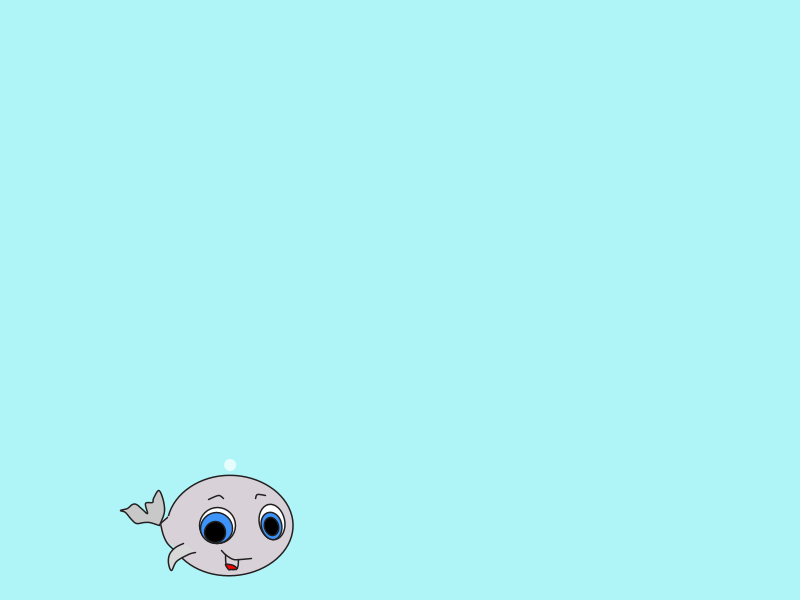
Frame 1 (no input)
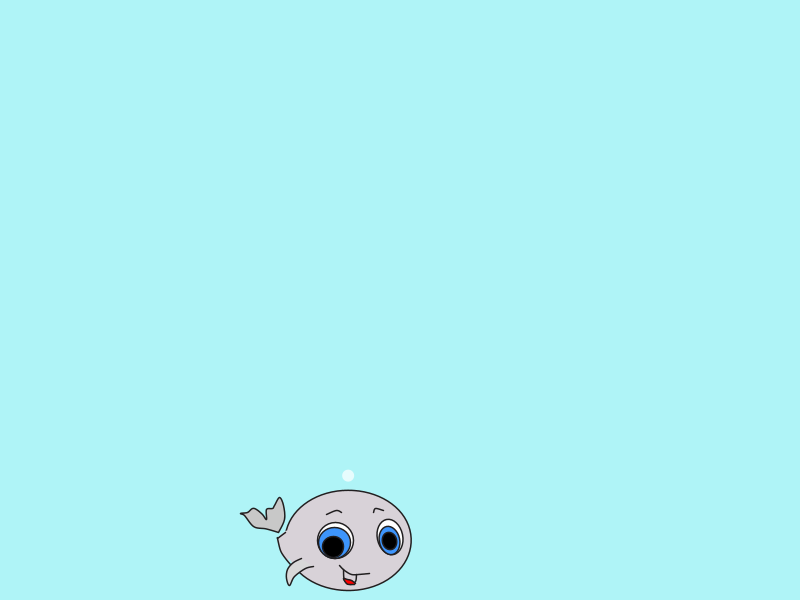
Frame 60 (the mouse pressed at the canvas centre just before this capture)
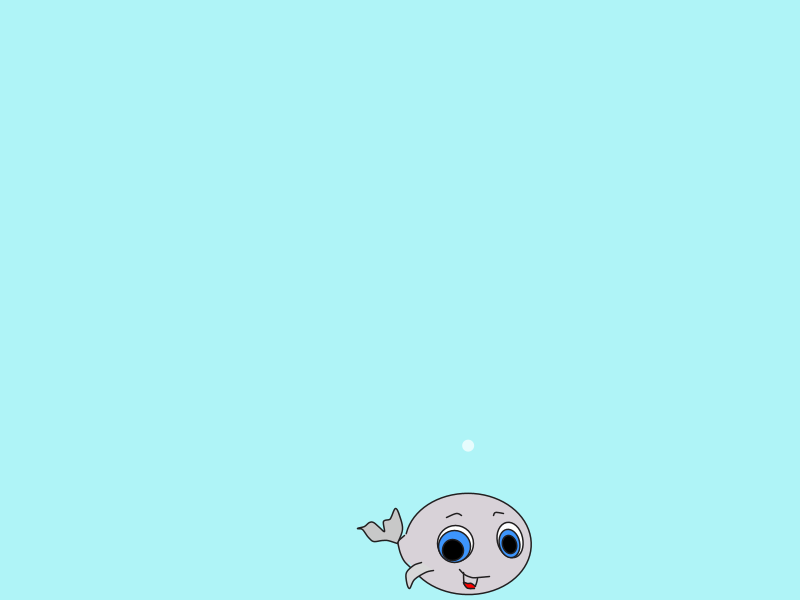
Frame 120 (the mouse held since frame 60 and released just before this capture)

The Processing sketch that drew these frames (run headless with seeded random() and noise(); from frame 60 on, the mouse is pressed at the canvas centre):

// Processing sketch: Xinyue_Assignment_5
// ── Xinyue_Assignment_5.pde
/*******************************************************************
 * Assignment 6
 * Name: Xinyue Zhang
 * E-mail: xzhang@brynmawr.edu
 * Course: CS 110 - Section 01
 * Submitted:  4/6/2015
 * This program makes use of the class XZhangThingy, which defines the
 * movement of the whale and the bubbles. Besides this program makes good
 * use of the PVector class to control the movements. Every time the 
 * program runs, a whale of random size will be displayed at a random 
 * location within the canvas creating bubbles that rise upwards. It will 
 * grow bigger as it moves, its tail will wave back and forth and it will 
 * bounce back when it hits the edges.
 ********************************************************************/
XZhangThingy XZWhale;
float SIZE;
color backgroundColor = color(175, 244, 247);
void setup() {
  size(800, 600);
  background(backgroundColor, 20);
  smooth();
  SIZE = random(80, 150);
  XZWhale = new XZhangThingy(SIZE);
}//end of setup()

void draw() {
  background(backgroundColor, 20);
  //move the whale and bubble
  XZWhale.move();
  //display the whale and bubble
  XZWhale.display();
}//end of draw()

// ── XZhangThingy.pde
/*********************************************************
 * Represents the underwater creature whale and the bubbles it
 * produces, including all the artistic features and locations.
 *
 * @author Xinyue Zhang (xzhang@brynmawr.edu)
 *
 *****************************************************************/
class XZhangThingy {//definition of creature XZhangThingy
  //Fields or Attributes
  //Attributes for the whale
  float cx, cy;
  float vx, vy;
  float w, h;
  PVector location;
  PVector speed;
  float tailRot;
  float tailSpeed = 1;
  color headColor = color(216, 210, 216);
  color tailColor = color(200);
  color finColor = color(216);
  color eyeColor = color(61, 149, 252);
  color strokeColor = color(33, 31, 32);
  float whaleSpeed = 2; //base whale move speed
  float whaleVSpeed = .20; //factor to determine whale vertical speed
  //Attributes for the bubble
  PVector bubbleLocation;
  PVector bubbleSpeed;
  float br;
  color bubbleColor;

  //Constructor
  XZhangThingy(float _size) {
    //for the whale
    w = _size;
    h = 4 * w/5;
    cx = random(0.5 * w, width - 0.8 * w);
    cy = random(h/2, height - h/2);
    location = new PVector(cx, cy);
    vx = whaleSpeed;
    vy = vx * random(0.5 * whaleVSpeed, whaleVSpeed);
    speed = new PVector(vx, vy);
    //for the bubble
    bubbleLocation = new PVector(cx, cy - h/2 - 10);
    br = 6.0;
    bubbleSpeed = new PVector(vx, - 0.5);
    bubbleColor = color(255, 180);
  }

  void display() {
    if (speed.x > 0) {//face to the right
      pushMatrix();
      translate(location.x, location.y);
      w += 0.01;
      h = 4 * w/5;
      scale(-1, 1);
      whale();
      tail();
      popMatrix();
    } else {//face to the left
      w += 0.01;
      h = 4 * w/5;
      pushMatrix();
      translate(location.x, location.y);
      whale();
      tail();
      popMatrix();
    }
    show();
  }//end of display

  //move the whale
  void move() {
    location.add(speed);
    bounce();
    shift();
  }//end of move
  //bounce the whale back from the edges of the canvas
  void bounce() {
    if (location.x < 0.5 * w) {
      location.x = 0.5 * w;
      speed.x = -speed.x;
    }
    if (location.x > width - 0.8 * w) {
      location.x = width - 0.8 * w;
      speed.x = -speed.x;
    }
    if (location.y < 0.5 * h) {
      location.y = 0.5 * h;
      speed.y = -speed.y;
    }
    if (location.y > height - 0.5 * h) {
      location.y = height - 0.5 * h;
      speed.y = -speed.y;
    }
  }//end of bounce

  //draw the bubble
  void show() {
    pushMatrix();
    fill(bubbleColor);
    noStroke();
    translate(bubbleLocation.x, bubbleLocation.y);
    ellipse(0, 0, 2 * br, 2 * br);
    popMatrix();
  }//end of show()

  //Move the bubble together with the whale
  void shift() {
    bubbleLocation.add(bubbleSpeed);
    bubbleBounce();
  }//end of shift()

  //bounce the bubble back from the edges of the canvas
  void bubbleBounce() {
    if (bubbleLocation.x < 0.5 * w) {
      bubbleLocation.x = 0.5 * w;
      bubbleSpeed.x = -bubbleSpeed.x;
    }
    if (bubbleLocation.x > width - 0.8 * w) {
      bubbleLocation.x = width - 0.8 * w;
      bubbleSpeed.x = -bubbleSpeed.x;
    }
    //bounce the bubble continually up and down
    if (bubbleLocation.y < location.y - h/2 - 50) {
      bubbleLocation.y = location.y - h/2 - 10;
    }
  }//end of bubbleBounce()

  /** Draw the Whale
   *
   */
  void whale() {
    strokeWeight(1.5);
    //draw the Whale head
    fill(headColor);
    noStroke();
    ellipse(0, 0, w, h);
    stroke(strokeColor);
    arc(0, 0, w, h, 2 * PI/9, 26.5 * TWO_PI/27);
    //fill the connection part between the head and the tail
    noStroke();
    beginShape();
    curveVertex(70 * w/200, 15 * h/80);
    curveVertex(70 * w/200, 15 * h/80);
    curveVertex(w/2, 7 * h/40);
    curveVertex(107 * w/200, h/10);
    curveVertex(14 * w/25, -3 * h/160);
    curveVertex(49 * w/100, -h/10);
    curveVertex(49 * w/100, -h/10);
    endShape();
    //draw the connection part
    stroke(strokeColor);
    beginShape();
    curveVertex(91 * w/200, 19 * h/80);
    curveVertex(91 * w/200, 19 * h/80);
    curveVertex(w/2, 7 * h/40);
    curveVertex(107 * w/200, h/10);
    curveVertex(14 * w/25, -3 * h/160);
    curveVertex(14 * w/25, -3 * h/160);
    curveVertex(14 * w/25, -3 * h/160);
    endShape();
    line(60 * w/120, -8 * h/96, 14 * w/25, -3 * h/160);

    //right eye
    fill(255);
    ellipse(w/10, 0, 2 * w/7, 2 * w/7);
    fill(eyeColor);
    ellipse(11 * w/100, w/50, w/4, w/4);
    fill(0);
    ellipse(12 * w/100, w/20, w/6, w/6);
    //left eye
    pushMatrix();
    stroke(strokeColor);
    translate(-w/3, -3 * w/100);
    rotate(PI/15);
    fill(255);
    ellipse(0, 0, w/5, 2 * w/7);
    fill(eyeColor);
    ellipse(w/100, w/35, 8 * w/50, 4.5 * w/20);
    fill(0);
    ellipse(w/80, w/30, w/9, w/7);
    popMatrix();

    //smile
    stroke(strokeColor);
    beginShape();
    noFill();
    curveVertex(-17 * w/100, 13 * h/40);
    curveVertex(-17 * w/100, 13 * h/40);
    curveVertex(-2 * w/25, 27 * h/80);
    curveVertex(-3 * w/100, 27 * h/80);
    curveVertex(3 * w/100, 3 * h/10);
    curveVertex(7 * w/100, h/4);
    curveVertex(7 * w/100, h/4);
    endShape();

    //mouse
    stroke(strokeColor);
    noFill();
    beginShape();
    curveVertex(-7 * w/100, 17 * h/50);
    curveVertex(-7 * w/100, 17 * h/50);
    curveVertex(-3 * w/50, 33 * h/80);
    curveVertex(-w/50, 7 * h/16);
    curveVertex(3 * w/100, 2 * h/5);
    curveVertex(2 * w/50, 23 * h/80);
    curveVertex(2 * w/50, 23 * h/80);
    endShape();
    beginShape();
    fill(255, 0, 0);
    curveVertex(-11 * w/200, 17 * h/40);
    curveVertex(-11 * w/200, 17 * h/40);
    curveVertex(-3 * w/100, 63 * h/160);
    curveVertex(w/200, 31 * h/80);
    curveVertex(7 * w/200, 61 * h/160);
    curveVertex(3 * w/200, 69 * h/160);
    curveVertex(-w/100, 7 * h/16);
    curveVertex(-w/20, 7 * h/16);
    curveVertex(-w/20, 7 * h/16);
    endShape();

    //eyebrows
    noFill();
    stroke(strokeColor);
    //left
    beginShape();
    curveVertex(-7 * w/25, -3 * h/10);
    curveVertex(-7 * w/25, -3 * h /10);
    curveVertex(-11 * w/50, -5 * h/16);
    curveVertex(-w/5, -11 * h/40);
    curveVertex(-w/5, -11 * h/40);
    endShape();
    //right
    beginShape();
    curveVertex(w/20, -11 * h/40);
    curveVertex(w/20, 0 -11 * h/40);
    curveVertex(9 * w/100, -3 * h/10);
    curveVertex(17 * w/100, -21 * h/80);
    curveVertex(17 * w/100, -21 * h/80);
    endShape();

    //fin
    stroke(strokeColor);
    fill(finColor);
    beginShape();
    curveVertex(11 * w/40, 21 * h/80);
    curveVertex(11 * w/40, 21 * h/80);
    curveVertex(67 * w/200, 45 * h/160);
    curveVertex(17 * w/40, 57 * h/160);
    curveVertex(93 * w/200, 71 * h/160);
    curveVertex(49 * w/100, 3 * h/8);
    curveVertex(97 * w/200, 23 * h/80);
    curveVertex(87 * w/200, 7 * h/32);
    curveVertex(74 * w/200, 29 * h/160);
    curveVertex(74 * w/200, 29 * h/160);
    endShape();
  }//end of whale()

  /** Draw the Whale's tail
   *
   */
  void tail() {
    //tail rotational movement
    tailRot += tailSpeed;
    if (tailRot > 5) {
      tailRot = 5;
      tailSpeed *= -1;
    }
    if (tailRot < -5) {
      tailRot = -5;
      tailSpeed *= -1;
    }
    pushMatrix();
    rotate(radians(tailRot));
    //tails
    stroke(strokeColor);
    fill(tailColor);
    beginShape();
    curveVertex(14 * w/25, -3 * h/160);
    curveVertex(14 * w/25, -3 * h/160);
    curveVertex(16 * w/25, -7 * h/160);
    curveVertex(17 * w/25, -7 * h/160);
    curveVertex(149 * w/200, -7 * h/160);
    curveVertex(157 * w/200, -13 * h/160);
    curveVertex(167 * w/200, -5 * h/32);
    curveVertex(87 * w/100, -7 * h/40);
    curveVertex(41 * w/50, -31 * h /160);
    curveVertex(39 * w/50, -37 * h/160);
    curveVertex(149 * w/200, -9 * h/40);
    curveVertex(139 * w/200, -29 * h/160);
    curveVertex(33 * w/50, -11 * h/80);
    curveVertex(67 * w/100, -19 * h/80);
    curveVertex(31 * w/50, -h/4);
    curveVertex(121 * w/200, -9 * h/32);
    curveVertex(114 * w/200, -29 * h/80);
    curveVertex(107 * w/200, -47 * h/160);
    curveVertex(13 * w/25, -5 * h/32);
    curveVertex(14 * w/25, -3 * h/160);
    curveVertex(14 * w/25, -3 * h/160);
    endShape();
    popMatrix();
  }//end of tail()
}//end of class XZhangThingy
